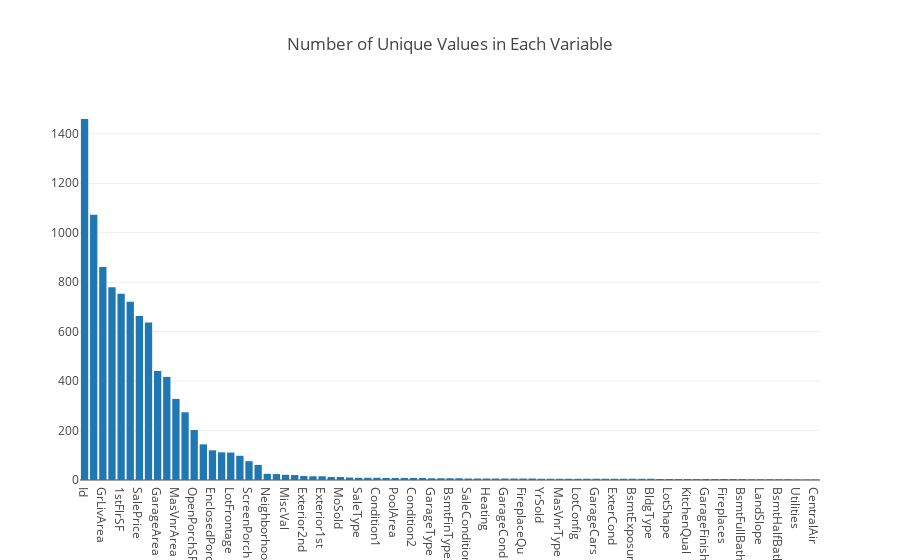

Notebook code for this chart:
### Code cell
list2=train.columns
list1=[len(train[i].unique()) for i in train.columns]
list1, list2 = zip(*sorted(zip(list1, list2),reverse=True))

data = [go.Bar(
            x=list2,
            y=list1
    )]
layout={
        "title":'Number of Unique Values in Each Variable'
    }
off.iplot({'data':data,'layout':layout})

### Figure 1 — Plotly figure (JSON) as saved in the notebook; plotly's stock layout.template omitted (floating-point values rounded to 4 significant figures)
{"data": [{"type": "bar", "x": ["Id", "LotArea", "GrLivArea", "BsmtUnfSF", "1stFlrSF", "TotalBsmtSF", "SalePrice", "BsmtFinSF1", "GarageArea", "2ndFlrSF", "MasVnrArea", "WoodDeckSF", "OpenPorchSF", "BsmtFinSF2", "EnclosedPorch", "YearBuilt", "LotFrontage", "GarageYrBlt", "ScreenPorch", "YearRemodAdd", "Neighborhood", "LowQualFinSF", "MiscVal", "3SsnPorch", "Exterior2nd", "MSSubClass", "Exterior1st", "TotRmsAbvGrd", "MoSold", "OverallQual", "SaleType", "OverallCond", "Condition1", "RoofMatl", "PoolArea", "HouseStyle", "Condition2", "BedroomAbvGr", "GarageType", "Functional", "BsmtFinType2", "BsmtFinType1", "SaleCondition", "RoofStyle", "Heating", "GarageQual", "GarageCond", "Foundation", "FireplaceQu", "Electrical", "YrSold", "MiscFeature", "MasVnrType", "MSZoning", "LotConfig", "HeatingQC", "GarageCars", "Fence", "ExterCond", "BsmtQual", "BsmtExposure", "BsmtCond", "BldgType", "PoolQC", "LotShape", "LandContour", "KitchenQual", "KitchenAbvGr", "GarageFinish", "FullBath", "Fireplaces", "ExterQual", "BsmtFullBath", "PavedDrive", "LandSlope", "HalfBath", "BsmtHalfBath", "Alley", "Utilities", "Street", "CentralAir"], "y": [1460, 1073, 861, 780, 753, 721, 663, 637, 441, 417, 328, 274, 202, 144, 120, 112, 111, 98, 76, 61, 25, 24, 21, 20, 16, 15, 15, 12, 12, 10, 9, 9, 9, 8, 8, 8, 8, 8, 7, 7, 7, 7, 6, 6, 6, 6, 6, 6, 6, 6, 5, 5, 5, 5, 5, 5, 5, 5, 5, 5, 5, 5, 5, 4, 4, 4, 4, 4, 4, 4, 4, 4, 4, 3, 3, 3, 3, 3, 2, 2, 2]}], "layout": {"title": "Number of Unique Values in Each Variable"}}
